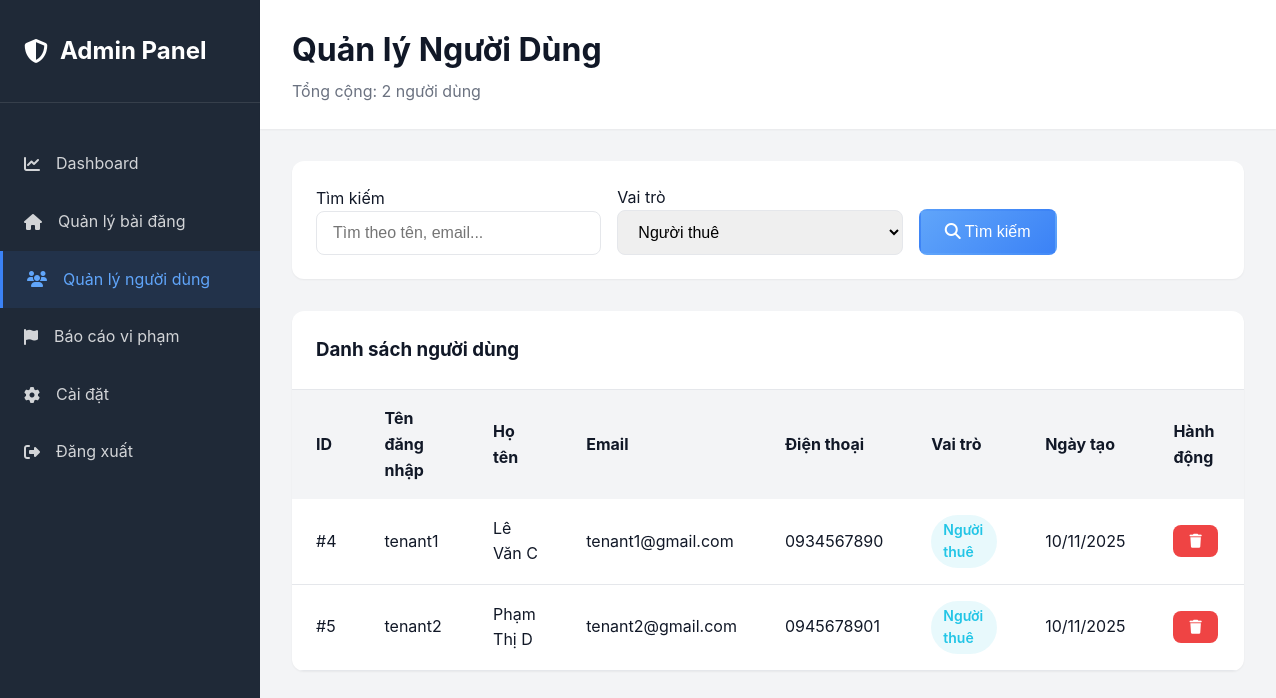
The page /Views/admin/users.php?role=tenant (signed in) on the database its author committed.
### tables this page shows
CREATE TABLE users (
    id INT AUTO_INCREMENT PRIMARY KEY,
    username VARCHAR(50) UNIQUE NOT NULL,
    email VARCHAR(100) UNIQUE NOT NULL,
    password VARCHAR(255) NOT NULL,
    full_name VARCHAR(100) NOT NULL,
    phone VARCHAR(20),
    avatar VARCHAR(255),
    bio TEXT,
    role ENUM('admin', 'landlord', 'tenant') NOT NULL DEFAULT 'tenant',
    status ENUM('active', 'inactive', 'banned') DEFAULT 'active',
    created_at TIMESTAMP DEFAULT CURRENT_TIMESTAMP,
    updated_at TIMESTAMP DEFAULT CURRENT_TIMESTAMP ON UPDATE CURRENT_TIMESTAMP,
    INDEX idx_role (role),
    INDEX idx_status (status),
    INDEX idx_email (email)
);

### config.php (called while the page is built, shortened)
<?php
function sanitize($data) {
    return trim($data);
}
?>

### Views/admin/users.php (the view, shortened to what this page needs)
<?php
require_once __DIR__ . '/../../config.php';
$conn = getDB();
$search = sanitize($_GET['search'] ?? '');
$role_filter = sanitize($_GET['role'] ?? '');
$page = isset($_GET['page']) ? max(1, (int)$_GET['page']) : 1;
$per_page = 10;
$users = [];
$total_users = 0;
try {
    $query = "SELECT id, username, full_name, email, phone, role, created_at
              FROM users
              WHERE 1=1";
    $params = [];
    if (!empty($role_filter)) {
        $query .= " AND role = ?";
        $params[] = $role_filter;
    }
    $count_query = str_replace("SELECT id, username, full_name, email, phone, role, created_at", "SELECT COUNT(*) as cnt", $query);
    $count_stmt = $conn->prepare($count_query);
    $count_stmt->execute($params);
    $count_result = $count_stmt->fetch(PDO::FETCH_ASSOC);
    $total_users = $count_result['cnt'] ?? 0;
    $query .= " ORDER BY created_at DESC LIMIT ? OFFSET ?";
    $params[] = $per_page;
    $params[] = ($page - 1) * $per_page;
    $stmt = $conn->prepare($query);
    $stmt->execute($params);
    $users = $stmt->fetchAll(PDO::FETCH_ASSOC);
} catch (PDOException $e) {
    error_log("Error: " . $e->getMessage());
}
?>
<!DOCTYPE html>
<html lang="vi">
<head>
    <link rel="stylesheet" href="../../assets/css/style.css">
    <link rel="stylesheet" href="https://cdnjs.cloudflare.com/ajax/libs/font-awesome/6.4.0/css/all.min.css">
</head>
<body>
    <div class="admin-layout">
        <aside class="admin-sidebar">
            <div class="admin-logo">
                <h2><i class="fas fa-shield-alt"></i> Admin Panel</h2>
            </div>
            <ul class="admin-menu">
                <li><a href="dashboard.php"><i class="fas fa-chart-line"></i> Dashboard</a></li>
                <li><a href="posts.php"><i class="fas fa-home"></i> Quản lý bài đăng</a></li>
                <li><a href="users.php" class="active"><i class="fas fa-users"></i> Quản lý người dùng</a></li>
                <li><a href="reports.php"><i class="fas fa-flag"></i> Báo cáo vi phạm</a></li>
                <li><a href="settings.php"><i class="fas fa-cog"></i> Cài đặt</a></li>
                <li><a href="../../Controllers/AuthController.php?action=logout"><i class="fas fa-sign-out-alt"></i> Đăng xuất</a></li>
            </ul>
        </aside>
        <main class="admin-main">
            <div class="admin-header">
                <div>
                    <h1>Quản lý Người Dùng</h1>
                    <p style="color: var(--text-secondary); margin-top: 0.25rem;">Tổng cộng: <?php echo $total_users; ?> người dùng</p>
                </div>
            </div>
            <div class="admin-content">
                <div class="filter-box">
                    <form method="GET" style="display: contents;">
                        <div>
                            <label>Tìm kiếm</label>
                            <input type="text" name="search" class="form-control" placeholder="Tìm theo tên, email..." value="<?php echo htmlspecialchars($search); ?>">
                        </div>
                        <div>
                            <label>Vai trò</label>
                            <select name="role" class="form-control">
                                <option value="tenant" <?php echo $role_filter === 'tenant' ? 'selected' : ''; ?>>Người thuê</option>
                            </select>
                        </div>
                        <div>
                            <button type="submit" class="btn btn-primary">
                                <i class="fas fa-search"></i> Tìm kiếm
                            </button>
                        </div>
                    </form>
                </div>
                <div class="data-table">
                    <div class="table-header">
                        <h3>Danh sách người dùng</h3>
                    </div>
                    <table>
                        <thead>
                            <tr>
                                <th>ID</th>
                                <th>Tên đăng nhập</th>
                                <th>Họ tên</th>
                                <th>Email</th>
                                <th>Điện thoại</th>
                                <th>Vai trò</th>
                                <th>Ngày tạo</th>
                                <th>Hành động</th>
                            </tr>
                        </thead>
                        <tbody>
                            <?php if (!empty($users)): ?>
                                <?php foreach ($users as $user): ?>
                                <tr>
                                    <td>#<?php echo htmlspecialchars($user['id']); ?></td>
                                    <td><?php echo htmlspecialchars($user['username']); ?></td>
                                    <td><?php echo htmlspecialchars($user['full_name']); ?></td>
                                    <td><?php echo htmlspecialchars($user['email']); ?></td>
                                    <td><?php echo htmlspecialchars($user['phone'] ?? 'N/A'); ?></td>
                                    <td>
                                        <span class="badge badge-<?php echo $user['role']; ?>">
                                            <?php
                                            $role_labels = [
                                                'tenant' => 'Người thuê',
                                                'landlord' => 'Chủ trọ',
                                                'admin' => 'Admin'
                                            ];
                                            echo $role_labels[$user['role']] ?? $user['role'];
                                            ?>
                                        </span>
                                    </td>
                                    <td><?php echo date('d/m/Y', strtotime($user['created_at'])); ?></td>
                                    <td>
                                        <?php if ($user['role'] !== 'admin'): ?>
                                        <form method="POST" style="display: inline;" onsubmit="return confirm('Xác nhận xóa người dùng này?');">
                                            <button type="submit" class="btn btn-sm btn-danger">
                                                <i class="fas fa-trash"></i>
                                            </button>
                                        </form>
                                        <?php endif; ?>
                                    </td>
                                </tr>
                                <?php endforeach; ?>
                            <?php endif; ?>
                        </tbody>
                    </table>
                </div>
            </div>
        </main>
    </div>
</body>
</html>

### assets/css/style.css (style rules this page uses)
:root { --primary-color: #3b82f6; --primary-dark: #2563eb; --primary-light: #60a5fa; --primary-lighter: #dbeafe; --primary-lightest: #eff6ff; --secondary-color: #8b5cf6; --success-color: #10b981; --danger-color: #ef4444; --warning-color: #f59e0b; --info-color: #06b6d4; --dark-color: #1f2937; --light-color: #f3f4f6; --border-color: #e5e7eb; --text-primary: #111827; --text-secondary: #6b7280; --shadow-sm: 0 1px 2px 0 rgb(0 0 0 / 0.05); --shadow-md: 0 4px 6px -1px rgb(0 0 0 / 0.1); --shadow-lg: 0 10px 15px -3px rgb(0 0 0 / 0.1); --radius-sm: 0.375rem; --radius-md: 0.5rem; --radius-lg: 0.75rem; }
* { margin: 0; padding: 0; box-sizing: border-box; }
body { font-family: 'Inter', -apple-system, BlinkMacSystemFont, 'Segoe UI', Roboto, 'Helvetica Neue', Arial, sans-serif; color: var(--text-primary); background-color: #ffffff; background: linear-gradient(180deg, #ffffff 0%, var(--primary-lightest) 100%); line-height: 1.6; overflow-x: hidden; margin: 0; padding: 0; }
a { text-decoration: none; color: inherit; transition: all 0.3s ease; }
.btn { display: inline-block; padding: 0.75rem 1.5rem; font-size: 1rem; font-weight: 500; text-align: center; border: none; border-radius: var(--radius-md); cursor: pointer; transition: all 0.3s ease; text-decoration: none; }
.btn-primary { background: linear-gradient(135deg, #60a5fa, #3b82f6); color: white; border: 2px solid transparent; }
.btn-danger { background-color: var(--danger-color); color: white; }
.btn-sm { padding: 0.5rem 1rem; font-size: 0.875rem; }
.form-control { width: 100%; padding: 0.75rem 1rem; font-size: 1rem; border: 1px solid var(--border-color); border-radius: var(--radius-md); transition: all 0.3s ease; }
select.form-control { cursor: pointer; }
.badge { display: inline-block; padding: 0.25rem 0.75rem; font-size: 0.875rem; font-weight: 500; border-radius: 9999px; }

### Views/admin/users.php (style rules this page uses)
.admin-layout { display: grid; grid-template-columns: 260px 1fr; min-height: 100vh; }
.admin-sidebar { background: #1f2937; color: white; padding: 2rem 0; }
.admin-logo { padding: 0 1.5rem 2rem; border-bottom: 1px solid rgba(255, 255, 255, 0.1); margin-bottom: 2rem; }
.admin-logo h2 { color: white; display: flex; align-items: center; gap: 0.75rem; }
.admin-menu { list-style: none; }
.admin-menu li a { display: flex; align-items: center; gap: 1rem; padding: 1rem 1.5rem; color: rgba(255, 255, 255, 0.8); transition: all 0.3s ease; }
.admin-menu li a:hover, .admin-menu li a.active { background: rgba(59, 130, 246, 0.1); color: #60a5fa; border-left: 3px solid #3b82f6; }
.admin-main { background: #f3f4f6; }
.admin-header { background: white; padding: 1.5rem 2rem; box-shadow: var(--shadow-sm); display: flex; justify-content: space-between; align-items: center; }
.admin-content { padding: 2rem; }
.filter-box { background: white; padding: 1.5rem; border-radius: var(--radius-lg); margin-bottom: 2rem; box-shadow: var(--shadow-sm); display: grid; grid-template-columns: 1fr 1fr 1fr auto; gap: 1rem; align-items: end; }
.data-table { background: white; border-radius: var(--radius-lg); box-shadow: var(--shadow-sm); overflow: hidden; }
.table-header { padding: 1.5rem; border-bottom: 1px solid var(--border-color); }
table { width: 100%; border-collapse: collapse; }
thead { background: var(--light-color); }
th, td { padding: 1rem 1.5rem; text-align: left; }
tbody tr { border-bottom: 1px solid var(--border-color); }
.badge { padding: 0.25rem 0.75rem; border-radius: 9999px; font-size: 0.875rem; font-weight: 600; }
.badge-tenant { background: rgba(34, 197, 226, 0.1); color: #22c5e6; }

### rows shown on the page
users: id "4", username "tenant1", full_name "Lê Văn C", email "tenant1@gmail.com", phone "0934567890", role "Người thuê", created_at "10/11/2025"
users: id "5", username "tenant2", full_name "Phạm Thị D", email "tenant2@gmail.com", phone "0945678901", role "Người thuê", created_at "10/11/2025"

### other values the page prints
$total_users "2"
